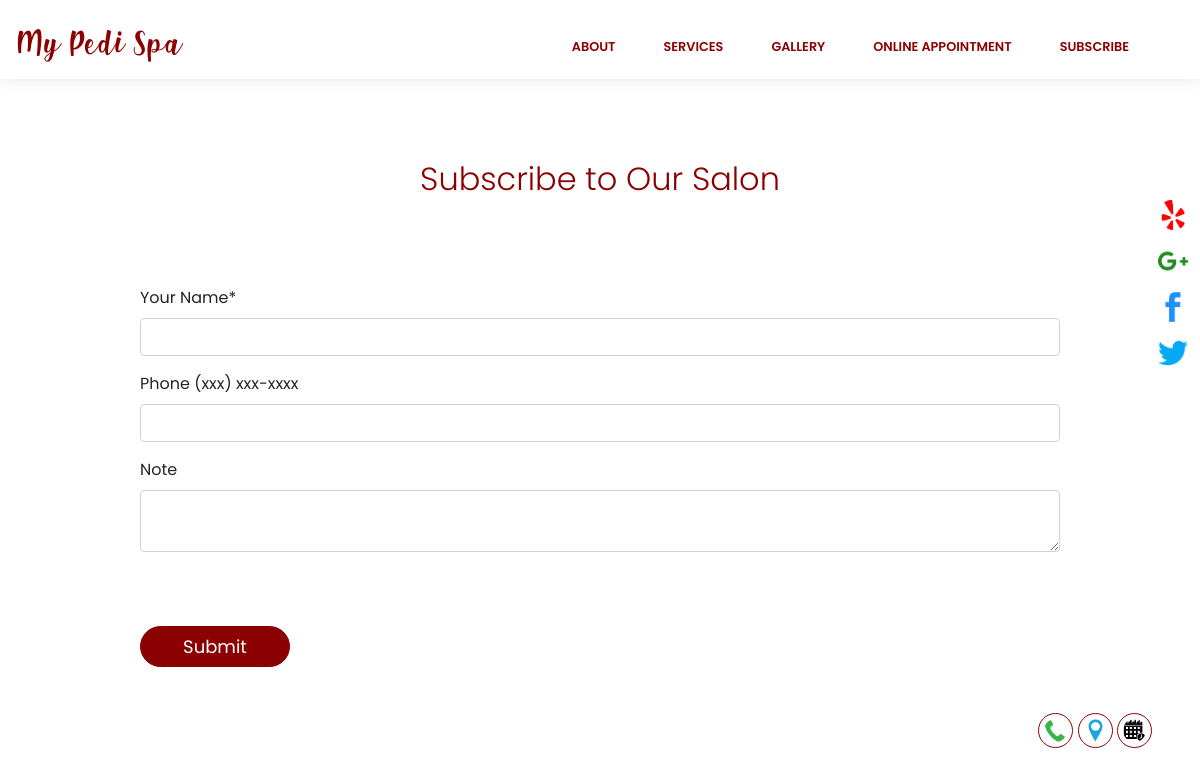
/subscribe.php, run on the app's committed database.
### tables this page shows
CREATE TABLE `tblicon` (
  `ID` int(11) NOT NULL,
  `IconName` tinytext NOT NULL,
  `IconLink` longtext NOT NULL
);

CREATE TABLE `tblsms` (
  `ID` int(11) NOT NULL,
  `PhoneNumber` varchar(12) NOT NULL
);

CREATE TABLE `tblpage` (
  `ID` int(10) NOT NULL,
  `PageType` varchar(200) DEFAULT NULL,
  `PageTitle` mediumtext DEFAULT NULL,
  `PageDescription` mediumtext DEFAULT NULL,
  `Email` varchar(200) DEFAULT NULL,
  `MobileNumber` varchar(25) DEFAULT NULL,
  `UpdationDate` date DEFAULT NULL,
  `Timing` varchar(200) NOT NULL
);

### includes/sideicon.php (the view, shortened to what this page needs)
 <?php
include('includes/dbconnection.php');
?>
                                                      <?php
$ret=mysqli_query($con,"select * from tblicon");
$cnt=1;
while ($row=mysqli_fetch_array($ret)) {
?>
             <a href="<?php  echo $row['IconLink'];?>" target="_blank"><img src="assets/img/icons/<?php  echo $row['IconName'];?>.png" style="width:5%;height: 5%;"></a></p>
         <?php $cnt++; } ?>

### includes/bottomicon.php (shortened to what this page needs)
 <?php
include('includes/dbconnection.php');
?>
           <?php
 $query3=mysqli_query($con,"select * from tblsms");
              while($row3=mysqli_fetch_array($query3))
              {
                $phonesalon = $row3['PhoneNumber'];
 ?>
             <a href="tel:<?php  echo $phonesalon;?>" target="_blank"><img src="assets/img/icons/27.png" style="width:35px;height:35px;"></a>
              <?php } ?>
              <?php
$ret=mysqli_query($con,"select * from tblpage where PageType='contactus' ");
while ($row=mysqli_fetch_array($ret)) {
     $salonaddr = $row['PageDescription'];
                $salonaddr2 = "https://www.google.com/maps/place/".str_replace('<br>', '', $salonaddr) ;
  ?>
       <a href="<?php  echo $salonaddr2;?>" target="_blank"><img src="assets/img/icons/28.png" style="width:35px;height:35px;"></a>
        <?php } ?>
       <a href="booking.php" target="_blank"><img src="assets/img/icons/calendar.png" style="width:35px;height:35px;"></a>

### assets/css/smoothproducts.css (style rules this page uses)
html, body { height: 100%; width: 100%; font-family: 'Poppins', sans-serif; }

### subscribe.php (style rules this page uses)
.btnicon2 img { border-radius: 50%; object-fit: cover; border:1px solid #8B0000; padding:5px; }

### data on the page
tblicon: IconName (picture)
tblicon: IconName (picture)
tblicon: shows a picture
tblicon: IconName (picture)
